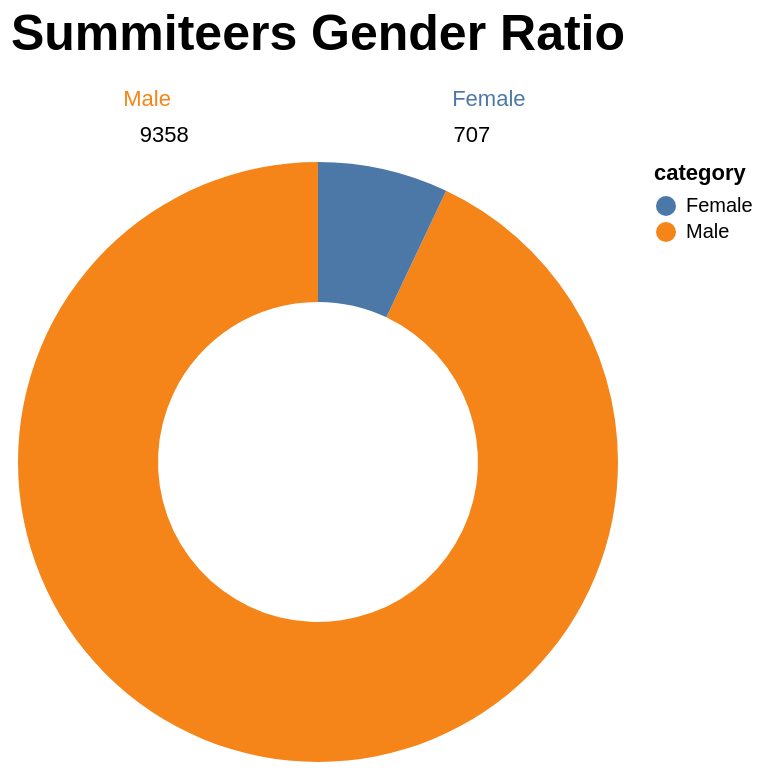

The Vega-Lite source for this figure:
### Vega-Lite specification from a JSON file in a GitHub repository (floating-point values rounded to 4 significant figures)
{"$schema": "https://vega.github.io/schema/vega-lite/v5.json", "description": "Ratio of Male and female summiteer", "width": "container", "height": 300, "background": null, "title": {"text": "Summiteers Gender Ratio", "color": "black", "fontSize": 25, "anchor": "middle", "dy": -10}, "data": {"values": [{"category": "Male", "value": 9358}, {"category": "Female", "value": 707}]}, "encoding": {"theta": {"field": "value", "type": "quantitative"}, "color": {"field": "category", "type": "nominal"}}, "layer": [{"mark": {"type": "arc", "innerRadius": 80}, "encoding": {"theta": {"field": "value", "type": "quantitative"}, "color": {"field": "category", "type": "nominal"}, "tooltip": [{"field": "value", "type": "quantitative"}, {"field": "category", "type": "nominal"}]}}, {"mark": {"type": "text", "radius": 200}, "encoding": {"text": {"field": "category", "type": "nominal"}}}, {"mark": {"type": "text", "radius": 180}, "encoding": {"text": {"field": "value", "type": "quantitative"}, "color": {"value": "black"}}}], "view": {"stroke": null}}
